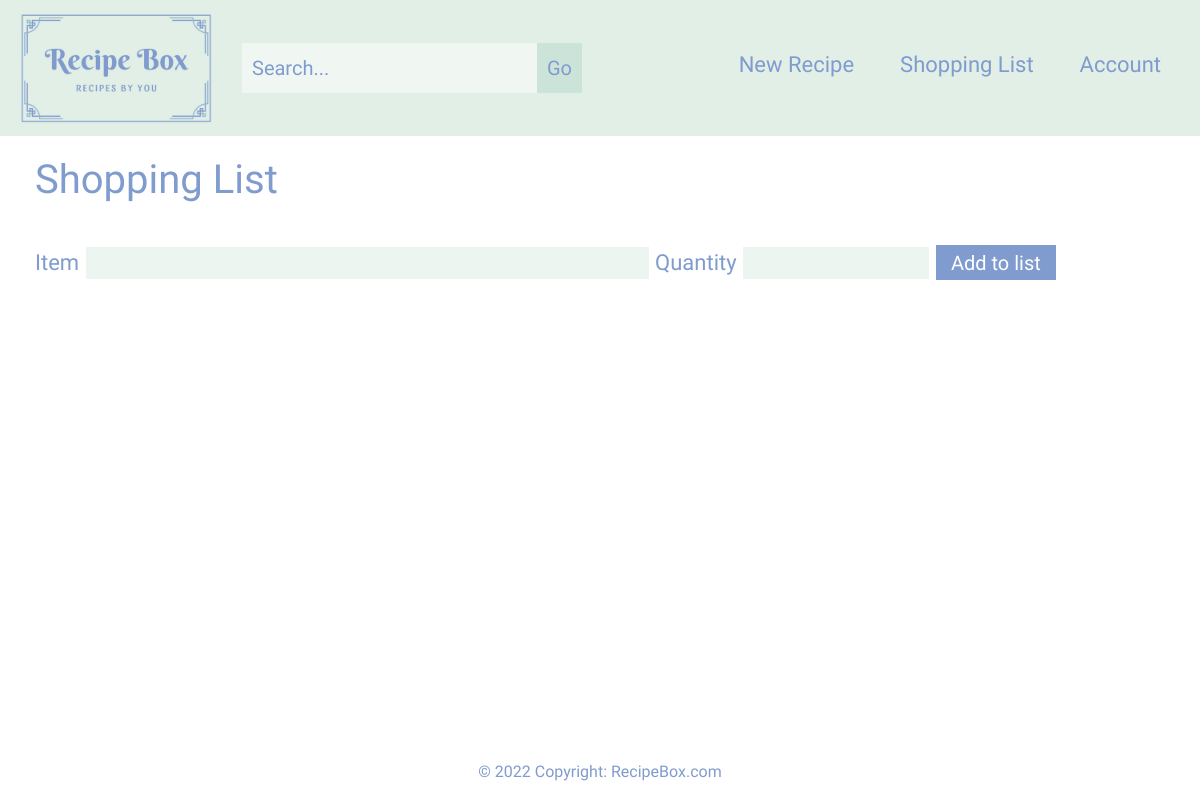
The app's page /shopping_list/ (signed in), older data.
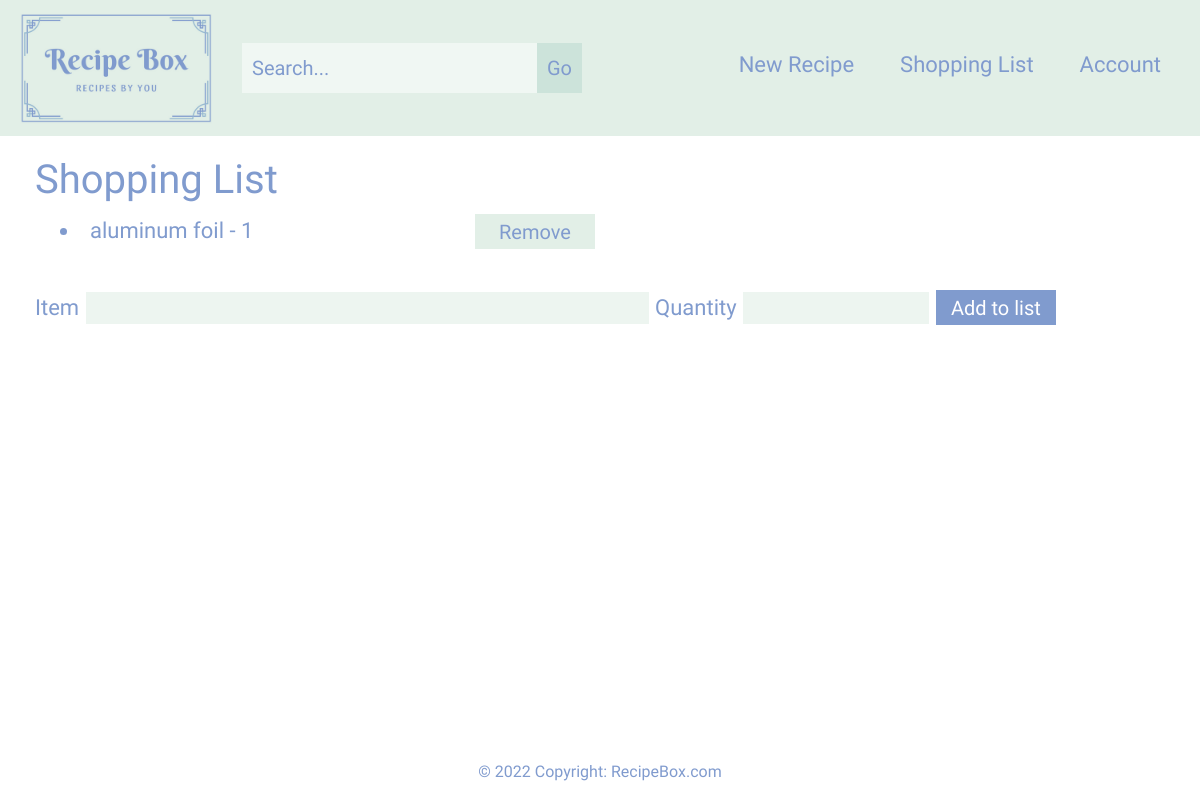
The same page, newer data.
### base/models.py (models this page shows, shortened)
class Food(models.Model):
    user = models.ForeignKey(settings.AUTH_USER_MODEL, on_delete=models.CASCADE)
    slug = models.SlugField(unique=True, blank=True, null=True)
    id = models.AutoField(primary_key=True)
    name = models.CharField(max_length = 100)
    quantity = models.CharField(max_length = 50)
    class Meta:
        verbose_name = ('Food')
        verbose_name_plural = ('Foods')

### base/views.py (the view)
# urls.py: path("shopping_list/", views.shopping_list, name="shopping_list"),
@login_required
def shopping_list(request):
    food_qs = Food.objects.filter(user=request.user)
    form = ShoppingForm(request.POST)
    context = {
        "food_list": food_qs,
        "ShoppingForm": ShoppingForm
    }
    return render(request, "shopping_list.html", context)

### templates/shopping_list.html (shortened to what this page needs)
{% extends "base.html" %}
{% block page_content %}
<section id="shopping-list">
    <h1>Shopping List</h1>
    <u1>
        {% for x in food_list %}
            <form action="/delete/{{x.id}}/" method="post">
                <li class="shopping-items col-sm-6">{{ x.name }} - {{ x.quantity }}
                <button type="submit" id="shopping-remove-btn" name="delete">Remove</button></li>
            </form>
        {% endfor %}
    </u1>
    <br>
    <form action="/add/" method="post">
        {% for field in ShoppingForm %}
            {{ field.label_tag }} {{ field }}
        {% endfor %}
        <button id="shopping-add-btn" type="submit">Add to list</button>
    </form>
</section>
{% endblock %}

Row changes from the older to the newer data that the page shows:
added Food: name "aluminum foil", quantity "1"
